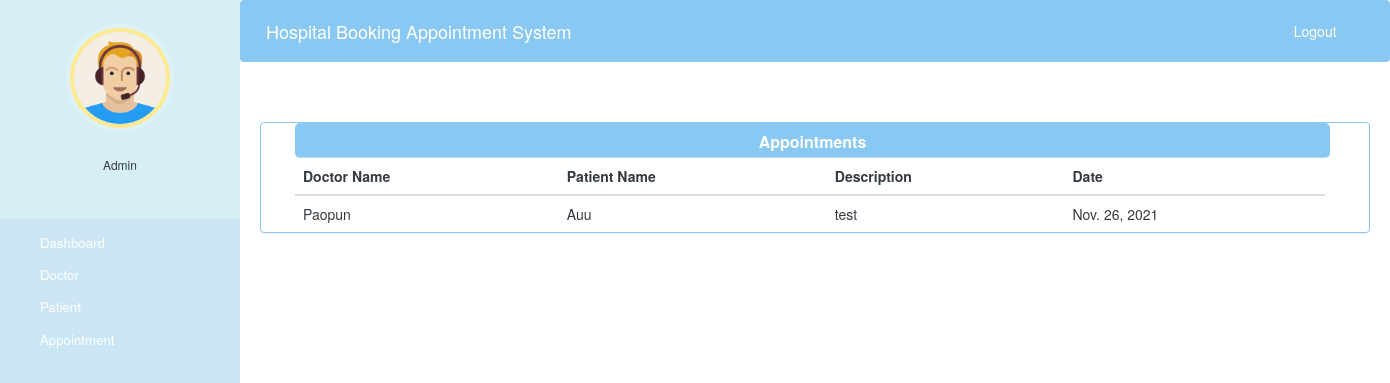
/admin-view-appointment (signed in), run on an earlier commit of the app's database.
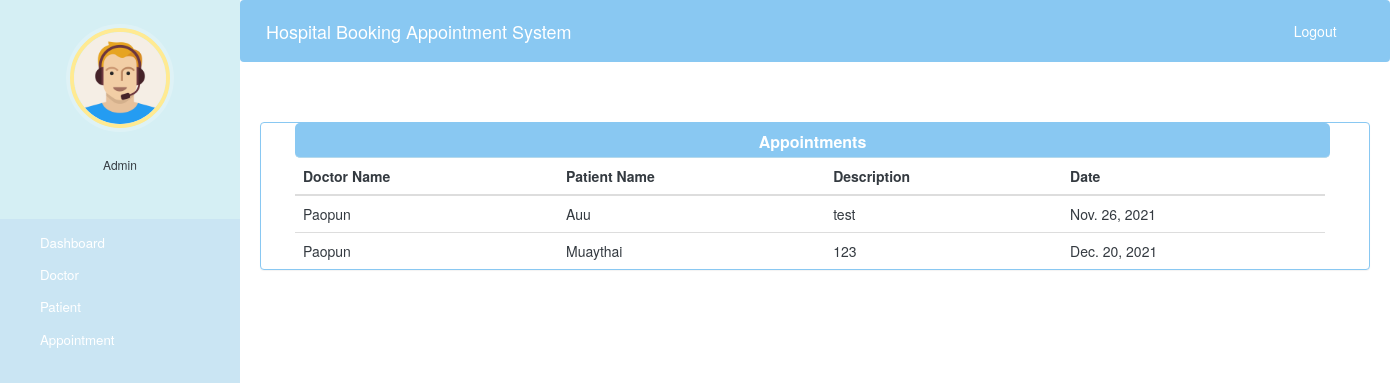
And on a later commit of the database.
### hospital/models.py (models this page shows)
class Appointment(models.Model):
    patientId = models.PositiveIntegerField(null=True)
    doctorId = models.PositiveIntegerField(null=True)
    patientName = models.CharField(max_length=40, null=True)
    doctorName = models.CharField(max_length=40, null=True)
    appointmentDate = models.DateField(default=datetime.date.today)
    description = models.TextField(max_length=500)
    status = models.BooleanField(default=False)

### hospital/views.py (the view)
# urls.py: path('admin-view-appointment', views.admin_view_appointment_view,name='admin-view-appointment'),
@login_required(login_url='adminlogin')
@user_passes_test(is_admin)
def admin_view_appointment_view(request):
    appointments=models.Appointment.objects.all().filter(status=True)
    return render(request,'hospital/admin_view_appointment.html',{'appointments':appointments})

### hospital/views.py (called while the page is built)
def is_admin(user):
    return user.groups.filter(name='ADMIN').exists()

### hospital/templates/hospital/admin_view_appointment.html (shortened to what this page needs)
{% extends 'hospital/admin_base.html' %} {% block content %}
<head>
    <link href="//netdna.bootstrapcdn.com/bootstrap/3.0.0/css/bootstrap.min.css" rel="stylesheet" id="bootstrap-css">
</head>
<div class="container">
    <div class="panel panel-primary" style=" border-color: rgba(137, 200, 242, 1);">
        <div class="panel-heading" style="background: rgba(137, 200, 242, 1); border-color:rgba(181, 217, 236, 1) ;
    width: 103.5rem; height: 3.5rem; margin-left: 0.9cm; border-radius: 5px;">
            <h6 class="panel-title" style="font-weight: bold; ;color: #fff;">Appointments</h6>
        </div>
        <table class="table table-hover" id="dev-table" style="color: #343A40; margin-left: 0.9cm; width: 103rem;">
            <thead>
                <tr style="color: #343A40;">
                    <th>Doctor Name</th>
                    <th>Patient Name</th>
                    <th>Description</th>
                    <th>Date</th>
                </tr>
            </thead>
            {% for a in appointments %}
            <tr style="color: #343A40;">
                <td style="color: #343A40;"> {{a.doctorName}}</td>
                <td style="color: #343A40;">{{a.patientName}}</td>
                <td style="color: #343A40;">{{a.description}}</td>
                <td style="color: #343A40;">{{a.appointmentDate}}</td>
            </tr>
            {% endfor %}
        </table>
    </div>
</div>
{% endblock content %}

What changed in the data, as far as the page shows it:
added Appointment: doctorName "Paopun", patientName "Muaythai", description "123", appointmentDate "Dec. 20, 2021"
